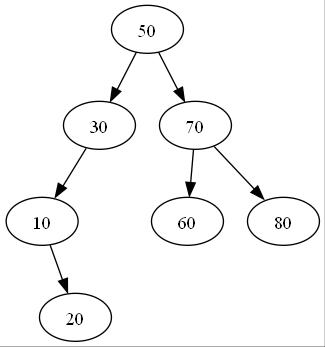

The Python source for this figure:
from nodoABB import Nodo_ABB
import os

class Arbol_ABB():
    def __init__(self):
        self.raiz = None
    
    def Insertar(self, valor):
        self.raiz = self.InsertarNodo(valor, self.raiz)

    def InsertarNodo(self, valor, raiz):
        if raiz is None:
            return Nodo_ABB(valor)
        else:
            if raiz.valor == valor:
                raiz.valor = valor
            elif raiz.valor > valor:
                raiz.izquierdo = self.InsertarNodo(valor, raiz.izquierdo)
            elif raiz.valor < valor:
                raiz.derecho = self.InsertarNodo(valor, raiz.derecho)
        return raiz
    
    def recorridoInorden(self):
        self.Inorden(self.raiz)

    def Inorden(self, raiz):
        if raiz is not None:
            self.Inorden(raiz.izquierdo)
            print(raiz.valor, end=' ')
            self.Inorden(raiz.derecho)

    def recorridoPreOrden(self):
        self.PreOrden(self.raiz)
    
    def PreOrden(self, raiz):
        if raiz is not None:
            print(raiz.valor, end=' ')
            self.PreOrden(raiz.izquierdo)
            self.PreOrden(raiz.derecho)

    def recorridoPostOrden(self):
        self.PostOrden(self.raiz)

    def PostOrden(self, raiz):
        if raiz is not None:
            self.PostOrden(raiz.izquierdo)
            self.PostOrden(raiz.derecho)
            print(raiz.valor, end=' ')

    def graficar(self):
        cadena = ''
        archivo = "arbolABB.jpg"
        a = open("arbolABB.dot","w")
        if self.raiz is not None:
            cadena += "digraph arbol {"
            cadena += self.retornarValoresArbol(self.raiz, 0)
            cadena += "}"
        a.write(cadena)
        a.close()
        os.system("dot -Tjpg arbolABB.dot -o " + archivo)
        os.system(archivo)


    def retornarValoresArbol(self, raiz, id):
        cadena = ''
        numero = id + 1
        if raiz is not None:
            cadena += "\""
            cadena += str(raiz.valor)
            cadena += "\" ;\n"
            if(raiz.izquierdo is not None and raiz.derecho is not None):
                cadena += "x{} [label=\"\",width=.1,style=invis];\n".format(numero)
                cadena += "\"{}\" -> {} \"{}\" -> {}".format(raiz.valor, self.retornarValoresArbol(raiz.izquierdo, numero), raiz.valor, self.retornarValoresArbol(raiz.derecho, numero))
                cadena += "{" + "rank=same" + "\"{}\" -> \"{}\" [style=invis]; ".format(raiz.izquierdo.valor, raiz.derecho.valor) + "} \n"
            elif(raiz.izquierdo is not None and raiz.derecho is None):
                cadena += "x{} [label=\"\",width=.1,style=invis];\n".format(numero)
                cadena += "\"{}\" -> {} \"{}\" -> x{}[style=invis];\n".format(raiz.valor, self.retornarValoresArbol(raiz.izquierdo, numero), raiz.valor, numero)
                cadena += "{" + "rank=same " + "\"{}\" -> x{} [style=invis]; ".format(raiz.izquierdo.valor, numero) + "} \n"
            elif(raiz.izquierdo is None and raiz.derecho is not None):
                cadena += "x{} [label=\"\",width=.1,style=invis];\n".format(numero)
                cadena += "\"{}\" -> x{}[style=invis]; \n \"{}\" -> {}".format(raiz.valor, numero, raiz.valor, self.retornarValoresArbol(raiz.derecho, numero))
                cadena += "{" + "rank=same " + "x{} -> \"{}\" [style=invis]; ".format(numero, raiz.derecho.valor) + "} \n"
        return cadena
